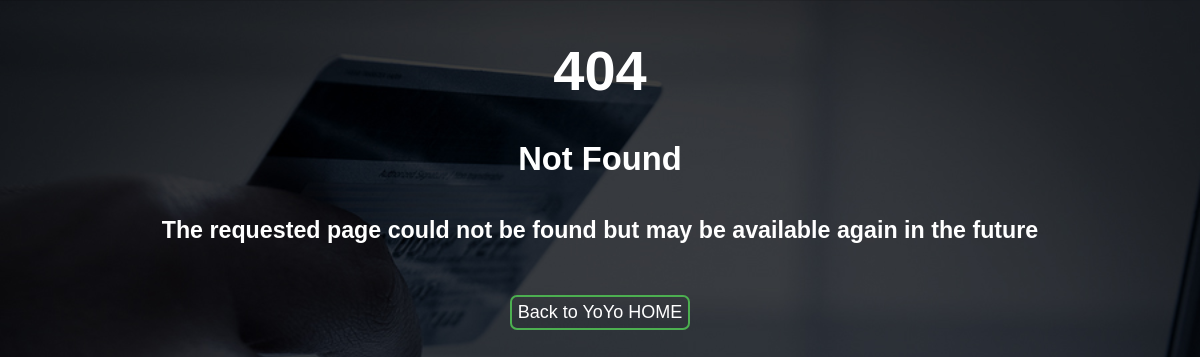
The app's page /errors/error.php with its own data.
### tables this page shows
CREATE TABLE `errors` (
  `code` int(3) NOT NULL,
  `message` varchar(50) NOT NULL,
  `description` varchar(255) NOT NULL
);

### errors/error.php (the view, shortened to what this page needs)
<?php
	require_once('../db/db.php');
	$query = $conn->query("SELECT * FROM errors WHERE code = {$_SESSION['httpError']};");
	$result = $query->fetch_array();
 ?>
<!DOCTYPE html>
<html lang="en">
<head>
	<link rel="stylesheet" href="/yoyo/css/style.css">
	<link rel="stylesheet" href="/yoyo/user/css/user.css">
</head>
<body style="text-align: center; color: #fff;">
	<h1> <?php echo $result[0]; ?> </h1>
	<h3> <?php echo $result[1]; ?> </h3>
	<h5><?php echo $result[2]; ?></h5>
	<a href="/yoyo">
		<button class="btn" style="width: 15%;border-radius: 7px;">Back to YoYo HOME</button>
	</a>
</body>
</html>

### css/style.css (style rules this page uses)
body { margin: 0; padding: 0; font-family: sans-serif; height: 100%; background: url('../img/bg.jpg'); background-size: cover; background-repeat: repeat-y; }
.btn { width: 100%; background: none; border: 2px solid #4caf50; color: white; padding: 5px; font-size: 18px; cursor: pointer; margin: 12px 0; }

### user/css/user.css (style rules this page uses)
body { margin: 0; font-size: 28px; font-family: Arial, Helvetica, sans-serif; }

### records on screen
errors: code "404", message "Not Found", description "The requested page could not be found but may be available again in the future"
